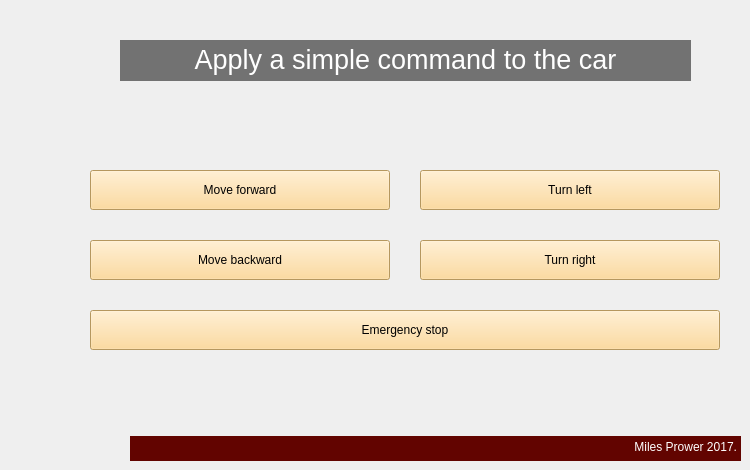
    <widget class="QWidget" name="Cmd">
     <attribute name="title">
      <string>Commands</string>
     </attribute>
     <widget class="QPushButton" name="forwardButton">
      <property name="geometry">
       <rect>
        <x>90</x>
        <y>170</y>
        <width>300</width>
        <height>40</height>
       </rect>
      </property>
      <property name="styleSheet">
       <string notr="true">background-color: rgb(254, 211, 133);</string>
      </property>
      <property name="text">
       <string>Move forward</string>
      </property>
     </widget>
     <widget class="QPushButton" name="backwardButton">
      <property name="geometry">
       <rect>
        <x>90</x>
        <y>240</y>
        <width>300</width>
        <height>40</height>
       </rect>
      </property>
      <property name="styleSheet">
       <string notr="true">background-color: rgb(254, 211, 133);</string>
      </property>
      <property name="text">
       <string>Move backward</string>
      </property>
     </widget>
     <widget class="QPushButton" name="stopButton">
      <property name="geometry">
       <rect>
        <x>90</x>
        <y>310</y>
        <width>630</width>
        <height>40</height>
       </rect>
      </property>
      <property name="styleSheet">
       <string notr="true">background-color: rgb(254, 211, 133);</string>
      </property>
      <property name="text">
       <string>Emergency stop</string>
      </property>
     </widget>
     <widget class="QTextBrowser" name="commandsTabTitle">
      <property name="geometry">
       <rect>
        <x>120</x>
        <y>40</y>
        <width>571</width>
        <height>41</height>
       </rect>
      </property>
      <property name="styleSheet">
       <string notr="true">background-color: rgb(114, 114, 114);
color: rgb(255, 255, 255);
border:none;
</string>
      </property>
      <property name="html">
       <string>&lt;!DOCTYPE HTML PUBLIC &quot;-//W3C//DTD HTML 4.0//EN&quot; &quot;http://www.w3.org/TR/REC-html40/strict.dtd&quot;&gt;
&lt;html&gt;&lt;head&gt;&lt;meta name=&quot;qrichtext&quot; content=&quot;1&quot; /&gt;&lt;style type=&quot;text/css&quot;&gt;
p, li { white-space: pre-wrap; }
&lt;/style&gt;&lt;/head&gt;&lt;body style=&quot; font-family:'Sans Serif'; font-size:9pt; font-weight:400; font-style:normal;&quot;&gt;
&lt;p align=&quot;center&quot; style=&quot; margin-top:0px; margin-bottom:0px; margin-left:0px; margin-right:0px; -qt-block-indent:0; text-indent:0px;&quot;&gt;&lt;span style=&quot; font-size:20pt;&quot;&gt;Apply a simple command to the car&lt;/span&gt;&lt;/p&gt;&lt;/body&gt;&lt;/html&gt;</string>
      </property>
     </widget>
     <widget class="QTextBrowser" name="commandsFooter">
      <property name="geometry">
       <rect>
        <x>130</x>
        <y>436</y>
        <width>611</width>
        <height>25</height>
       </rect>
      </property>
      <property name="styleSheet">
       <string notr="true">background-color: rgb(98, 4, 0);
border:none</string>
      </property>
      <property name="html">
       <string>&lt;!DOCTYPE HTML PUBLIC &quot;-//W3C//DTD HTML 4.0//EN&quot; &quot;http://www.w3.org/TR/REC-html40/strict.dtd&quot;&gt;
&lt;html&gt;&lt;head&gt;&lt;meta name=&quot;qrichtext&quot; content=&quot;1&quot; /&gt;&lt;style type=&quot;text/css&quot;&gt;
p, li { white-space: pre-wrap; }
&lt;/style&gt;&lt;/head&gt;&lt;body style=&quot; font-family:'Sans Serif'; font-size:9pt; font-weight:400; font-style:normal;&quot;&gt;
&lt;p align=&quot;right&quot; style=&quot; margin-top:0px; margin-bottom:0px; margin-left:0px; margin-right:0px; -qt-block-indent:0; text-indent:0px;&quot;&gt;&lt;span style=&quot; color:#ffffff;&quot;&gt;Miles Prower 2017.&lt;/span&gt;&lt;/p&gt;&lt;/body&gt;&lt;/html&gt;</string>
      </property>
     </widget>
     <widget class="QPushButton" name="leftButton">
      <property name="geometry">
       <rect>
        <x>420</x>
        <y>170</y>
        <width>300</width>
        <height>40</height>
       </rect>
      </property>
      <property name="styleSheet">
       <string notr="true">background-color: rgb(254, 211, 133);</string>
      </property>
      <property name="text">
       <string>Turn left</string>
      </property>
     </widget>
     <widget class="QPushButton" name="rightButton">
      <property name="geometry">
       <rect>
        <x>420</x>
        <y>240</y>
        <width>300</width>
        <height>40</height>
       </rect>
      </property>
      <property name="styleSheet">
       <string notr="true">background-color: rgb(254, 211, 133);</string>
      </property>
      <property name="text">
       <string>Turn right</string>
      </property>
     </widget>
    </widget>
